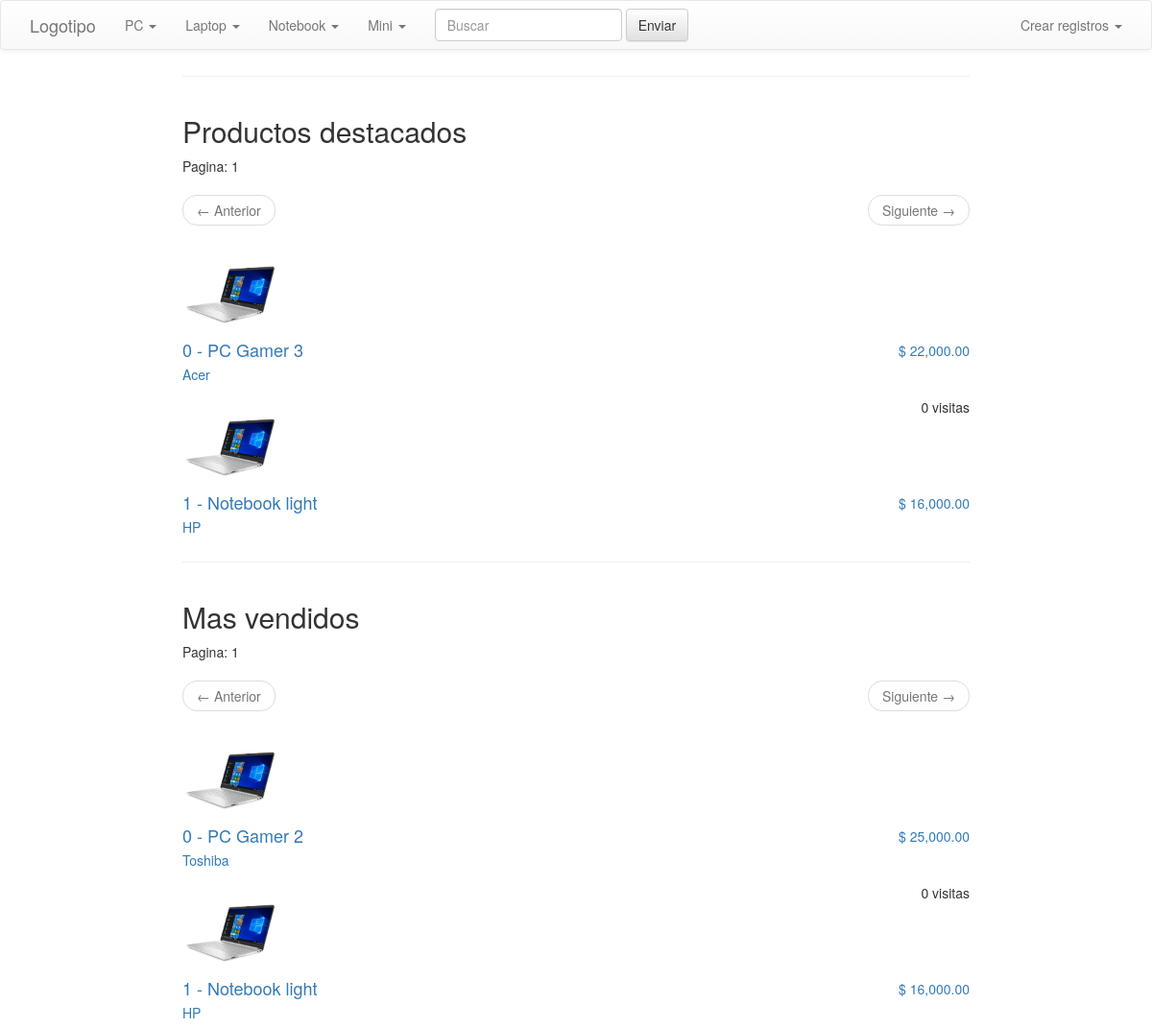
The page / on the database its author committed.
### tables this page shows
CREATE TABLE IF NOT EXISTS `categorias` (
  `idCategoria` int(11) NOT NULL AUTO_INCREMENT,
  `categoriaPadreId` int(11) DEFAULT 0 COMMENT '0 categoria principal',
 `nombre` varchar(100) DEFAULT NULL COMMENT '',
 `fechaCreacion` timestamp NULL DEFAULT CURRENT_TIMESTAMP,
  `fechaAct` timestamp NULL DEFAULT NULL ON UPDATE CURRENT_TIMESTAMP,
  PRIMARY KEY (`idCategoria`),
  KEY `categoriaPadreId` (`categoriaPadreId`)
);

CREATE TABLE IF NOT EXISTS `productos` (
  `idProducto` int(11) NOT NULL AUTO_INCREMENT,
  `categoriaPrincipalId` int(11) DEFAULT NULL,
  `categorias` TEXT DEFAULT NULL COMMENT 'categorias asociadas separadas por coma',
 `nombre` varchar(100) DEFAULT NULL COMMENT '',
 `modelo` varchar(100) DEFAULT NULL COMMENT '',
 `especificaciones` TEXT DEFAULT NULL COMMENT '',
 `precio` DOUBLE DEFAULT NULL COMMENT '',
 `fechaCreacion` timestamp NULL DEFAULT CURRENT_TIMESTAMP,
  `fechaAct` timestamp NULL DEFAULT NULL ON UPDATE CURRENT_TIMESTAMP,
  PRIMARY KEY (`idProducto`),
  KEY `categoriaPrincipalId` (`categoriaPrincipalId`),
  FOREIGN KEY (categoriaPrincipalId) REFERENCES categorias(idCategoria)
);

### public_html/index.php (called while the page is built, shortened)
<?php
    require_once  '../php/controller/dashboardController.php';
    $controller = new dashboardController();
    $controller->mvcHandler();
?>

### php/model/database.php (called while the page is built)
<?php
class Database{
    function __construct($consetup)
    {
        $this->host = $consetup->host;
        $this->user = $consetup->user;
        $this->pass =  $consetup->pass;
        $this->db = $consetup->db;
    }
    public function connect(){
        try{
            return new PDO('mysql:host='.$this->host.';dbname='.$this->db.';charset=utf8;',
				$this->user,
				$this->pass,
					[
						PDO::ATTR_ERRMODE => PDO::ERRMODE_EXCEPTION,
						PDO::ATTR_DEFAULT_FETCH_MODE => PDO::FETCH_OBJ
					]);
        }catch (Exception $e){
            die($e->getMessage());
        }
    }
}

### install/config.php (called while the page is built)
<?php
class config
{
	function __construct() {
		$this->host = "localhost";
		$this->user  = "root";
		$this->pass = "";
		$this->db = "mvcexample";
	}
}
?>

### php/model/categoriasModel.php (called while the page is built, shortened)
<?php
	class categoriasModel extends Database
	{
		private $_tabla = "categorias";
		public function selectRecord($categoriaPadreId = 0, $id = ""){
			try{
                if($id>0){
					$query=parent::connect()->prepare("SELECT * FROM ".$this->_tabla." WHERE idCategoria=?");
					$query->bindParam(1, $id, PDO::PARAM_INT);
					$query->execute();
					$res = $query->fetch();
				}
                elseif($categoriaPadreId !== ""){
					$query=parent::connect()->prepare("SELECT * FROM ".$this->_tabla." WHERE categoriaPadreId=$categoriaPadreId ");
					$query->execute();
					$res = $query->fetchAll(PDO::FETCH_OBJ);
				}
                return $res;
			}
			catch(Exception $e){
				$this->close_db();
				throw $e;
			}
		}
	}
?>

### php/model/productosModel.php (called while the page is built, shortened)
<?php
	class productosModel extends Database
	{
		private $_tabla = "productos";
		public function obtProductosDestacados($categoriaId = ""){
			try{
                $where = ($categoriaId !== "")?"
				WHERE
					(categorias LIKE '$categoriaId,%') OR
					(categorias LIKE '%,$categoriaId,%') OR
					(categorias LIKE '%,$categoriaId') OR
					categorias='$categoriaId'
				":"";
				$query=parent::connect()->prepare("SELECT * FROM ".$this->_tabla."
				$where
				ORDER BY RAND()
				LIMIT  40
					");
				$query->execute();
				$rw = $query->rowCount();
				$res = $query->fetchAll(PDO::FETCH_OBJ);
                return $res;
			}
			catch(Exception $e){
				$this->close_db();
				throw $e;
			}
		}
		public function obtProductosMasVendidos($categoriaId = ""){
			try{
                $where = ($categoriaId !== "")?"
				WHERE
					(categorias LIKE '$categoriaId,%') OR
					(categorias LIKE '%,$categoriaId,%') OR
					(categorias LIKE '%,$categoriaId') OR
					categorias='$categoriaId'
				":"";
				$query=parent::connect()->prepare("SELECT A.*,
				(SELECT AVG(B.calificacion) FROM comentarios B WHERE B.productoId
				=A.idProducto ) AS promedio
				FROM ".$this->_tabla." A
				$where
				ORDER BY promedio DESC
					");
				$query->execute();
				$rw = $query->rowCount();
				$res = $query->fetchAll(PDO::FETCH_OBJ);
                return $res;
			}
			catch(Exception $e){
				$this->close_db();
				throw $e;
			}
		}
	}
?>

### public_html/view/list.php (the view, shortened to what this page needs)
<?php
function mostrarProductoLista($dest, $cont = "", $clase){
    echo '<li class="media producto producto_'.$clase.'" id="item_'.$clase.'_'.$cont.'" style="display: none;">
        <a class="pull-left" href="index.php?act=producto&id='.$dest->idProducto.'">
        <img width="100px" class="media-object" src="img/default.jpg" alt="default" title="default">
        </a>
        <div class="media-body">
        <a class="link" href="index.php?act=producto&id='.$dest->idProducto.'">
        <div class="pull-right">$ '.number_format($dest->precio,2).'</div>
        <h4 class="media-heading">'.$cont.' - '.$dest->nombre.'</h4>
        <p>'.$dest->modelo.'</p>
        </a>
        </div>
        <div class="media-footer">
            <p class="pull-right">'.$dest->visitas.' visitas</p>
        </div>
    </li>';
}
?>
<!DOCTYPE html>
<html lang="en">
<head>
    <link href="~/../libs/fontawesome/css/font-awesome.css" rel="stylesheet" />
    <link rel="stylesheet" href="~/../libs/bootstrap.css">
    <link rel="stylesheet" href="~/../libs/bootstrap-theme.css">
    <link rel="stylesheet" href="~/../css/styles.css">
</head>
<body>
<?php include "view/navbar.php";   ?>
    <div class="wrapper">
        <div class="container-fluid">
            <div class="row">
                <div class="col-md-12">
                    <div class="page-header clearfix">
                    </div>
                    <h2>Productos destacados</h2>
                    <?php
                        if(count($destacados) > 0){
                            echo '
                            <p id="page_destacados">Pagina: 1</p>
                            <ul class="pager">
                                <li class="previous" id="btn_prev_destacados" onclick="prevPage(\'destacados\')"><span>&larr; Anterior</span></li>
                                <li class="next" id="btn_next_destacados" onclick="nextPage(\'destacados\')"><span>Siguiente &rarr;</span></li>
                            </ul>
                            ';
                            echo '
                            <ul class="media-list" style="max-height:300px;overflow-y:auto;">';
                            $cont = 0;
                            foreach($destacados as $dest){
                                mostrarProductoLista($dest, $cont, "destacados");
                                $cont++;
                            }
                            echo '</ul>
                            ';
                        } else{
                            echo "<p class='lead'><em>No records were found.</em></p>";
                        }
                    ?>
                </div>
            </div>  <hr>
            <div class="row">
                <div class="col-sm-12">
                    <h2>Mas vendidos</h2>
                    <?php
                        if(count($vendidos) > 0){
                            echo '
                            <p id="page_vendidos">Pagina: 1</p>
                            <ul class="pager">
                                <li class="previous" id="btn_prev_vendidos" onclick="prevPage(\'vendidos\')"><span>&larr; Anterior</span></li>
                                <li class="next" id="btn_next_vendidos" onclick="nextPage(\'vendidos\')"><span>Siguiente &rarr;</span></li>
                            </ul>
                            ';
                            echo '
                            <ul class="media-list" style="max-height:300px;overflow-y:auto;">';
                            $cont = 0;
                            foreach($vendidos as $dest){
                                mostrarProductoLista($dest, $cont, "vendidos");
                                $cont++;
                            }
                            echo '</ul>
                            ';
                        } else{
                            echo "<p class='lead'><em>No records were found.</em></p>";
                        }
                    ?>
                </div>
            </div>
        </div>
    </div>
</body>
</html>

### php/controller/dashboardController.php (shortened to what this page needs)
<?php
    require '../php/model/database.php';
    require_once '../install/config.php';
	class dashboardController
	{
        function __construct()
		{
			$this->objconfig = new config();
            $this->objcat = new categoriasModel($this->objconfig);
            $this->objprod = new productosModel($this->objconfig);
		}
		public function mvcHandler()
		{
			$act = isset($_GET['act']) ? $_GET['act'] : NULL;
            $categoriasP = $this->objcat->selectRecord(0);
			switch ($act)
			{
				default:
                    $this->list($categoriasP);
			}
		}
        public function list($categoriasP){
            $categoriaId = (isset($_GET["categoriaId"]))?$_GET["categoriaId"]:"";
            $destacados = $this->objprod->obtProductosDestacados($categoriaId);
            $vendidos = $this->objprod->obtProductosMasVendidos($categoriaId);
            include "view/list.php";
        }
    }
?>

### public_html/view/navbar.php (shortened to what this page needs)
<nav class="navbar navbar-default col-sm-12" role="navigation" style="position: fixed;z-index:2;">
  <div class="navbar-header">
    <a class="navbar-brand" href="index.php">Logotipo</a>
  </div>
  <div class="collapse navbar-collapse navbar-ex1-collapse" >
    <ul class="nav navbar-nav">
      <?php foreach($categoriasP as $cp){ ?>
      <li class="dropdown">
        <a class="dropdown-toggle" data-toggle="dropdown" onclick="cargaSubcategorias(<?php echo $cp->idCategoria ?>)">
        <?php echo $cp->nombre ?> <b class="caret"></b>
        </a>
      </li>
      <?php } ?>
    </ul>
    <form class="navbar-form navbar-left" role="search" action="index.php" method="get">
      <div class="form-group">
        <input type="text" class="form-control" name="textbuscar" placeholder="Buscar">
      </div>
      <button type="submit" class="btn btn-default">Enviar</button>
    </form>
    <ul class="nav navbar-nav navbar-right">
      <li class="dropdown">
        <a href="#" class="dropdown-toggle" data-toggle="dropdown">
          Crear registros <b class="caret"></b>
        </a>
      </li>
    </ul>
  </div>
</nav>

### public_html/view/list.php (style rules this page uses)
.wrapper { width: 850px; margin: 0 auto; padding-top: 20px; }

### rows shown on the page
categorias: nombre "PC"
categorias: nombre "Laptop"
categorias: nombre "Notebook"
categorias: nombre "Mini"
productos: precio "22,000.00", cont "0", nombre "PC Gamer 3", modelo "Acer", visitas "0"
productos: precio "16,000.00", cont "1", nombre "Notebook light", modelo "HP"
productos: precio "25,000.00", cont "0", nombre "PC Gamer 2", modelo "Toshiba", visitas "0"
